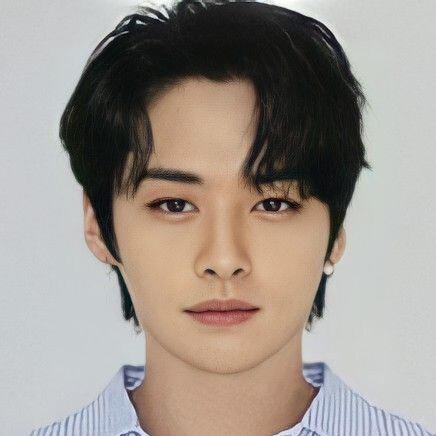
#> input picture Tareas/Images/face1.jpg, 436 x 436 px, found by its file name
$ jupyter execute TAM_040925.ipynb   (shell and % lines are left out)
#> lines starting #> are read from the running program, lines starting #| are printed output that depends on the picture; long printed decimals are rounded
<a href="https://colab.research.google.com/github/GabrielaRomoM/TAM-2025-2/blob/main/Class_Exercises/TAM_040925.ipynb" target="_parent"></a>

# Librerias

[cell 1]
import numpy as np
import matplotlib.pyplot as plt
import matplotlib.image as mpimg
from PIL import Image

[cell 2]
# import shutil
# shutil.rmtree('/content/TAM-2025-2')

# Carga de Imágenes

[cell 3]
# Función para cargar y redimensionar (al mismo tamaño para todas las imágenes)
def load_and_resize(path, size=(200,200)):
#> called with size = (200, 200)
    img = Image.open(path).resize(size)
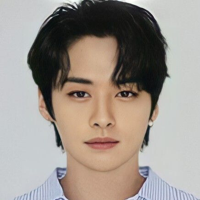
#> img: PIL image 200x200 RGB; mean R, G, B 157.1, 148.3, 140.9
    return np.array(img)

# Cargar imágenes redimensionadas
face1 = load_and_resize('/content/TAM-2025-2/Tareas/Images/face1.jpg')
face2 = load_and_resize('/content/TAM-2025-2/Tareas/Images/face2.jpg')
#> call 2 of load_and_resize, with size = (200, 200)
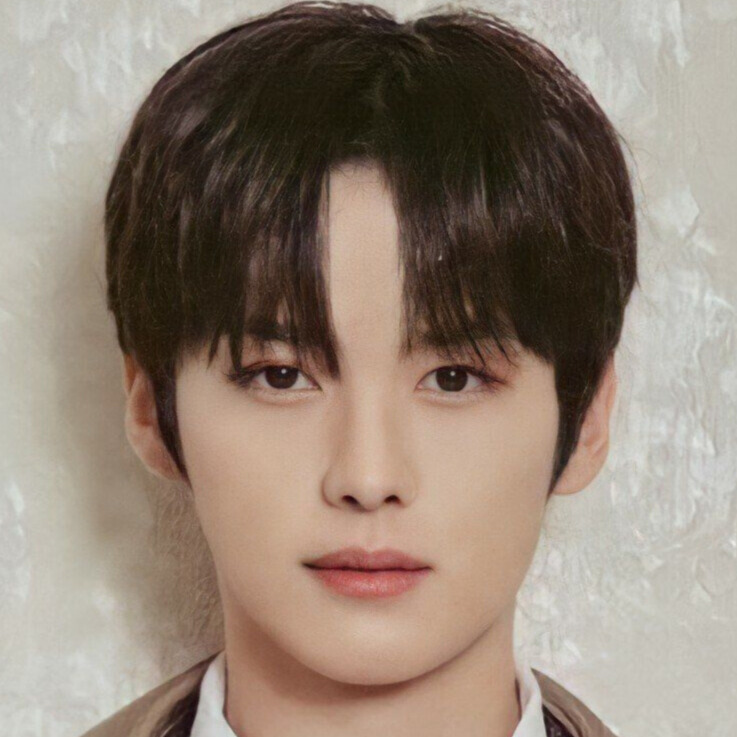
#> input picture Tareas/Images/face2.jpg, 737 x 737 px, found by its file name
face3 = load_and_resize('/content/TAM-2025-2/Tareas/Images/face3.jpg')
#> call 3 of load_and_resize, with size = (200, 200)
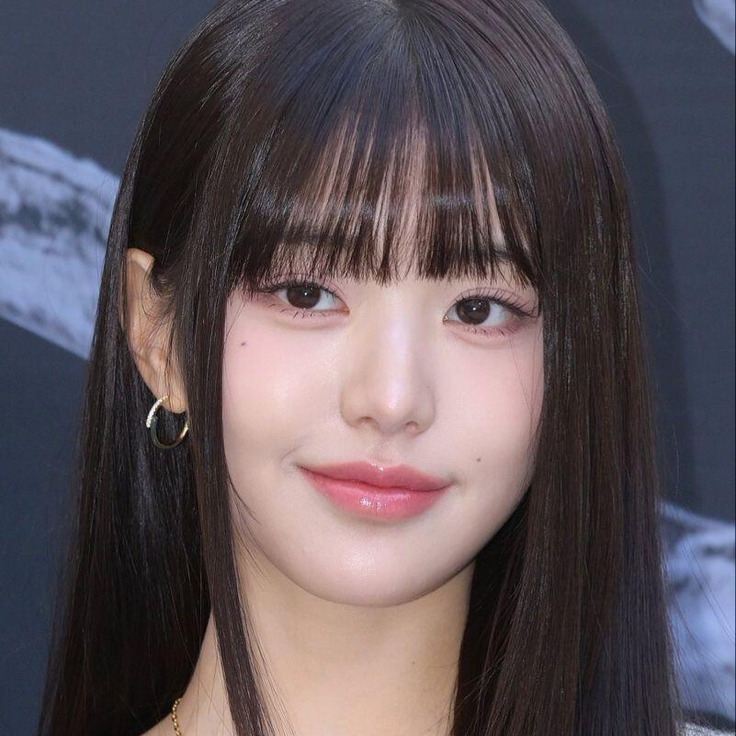
#> input picture Tareas/Images/face3.jpg, 736 x 736 px, found by its file name

# Aplanar imágenes en vectores
vec1 = face1.flatten()
vec2 = face2.flatten()
vec3 = face3.flatten()

# Parte 1: Proyección Lineal con vectores

Proyección lineal en 2D con dos métodos:
1. Solución Analítica (Mínimos Cuadrados)
2. Solución Iterativa

## Cálculos para ambos métodos

[cell 4]
# 1. DEFINICIÓN DE VECTORES
# Se busca proyectar el vector y (Xn) sobre la dirección definida por a (Xm)
y = np.array([3, 2])
a = np.array([5, 6])      # Nota: a no puede ser (0,0)

# Comprobación básica (evitar división por cero en la normalización)
if np.linalg.norm(a) < 1e-12:
    raise ValueError("El vector 'a' no puede ser el vector nulo.")

# Se reescribe de forma matricial
A = a.reshape(-1, 1)  # Es una matriz con una sola columna (a)


# 2. SOLUCIÓN ANALÍTICA (Mínimos Cuadrados)
'''
- Según la expresión teórica: α* = argmin ||y - αa||^2
    => α* = (a^T y) / (a^T a)
- En forma matricial, x* = (A^T A)^{-1} A^T y.
- La proyección es entonces: y_proj = A x*
'''
AtA = A.T @ A                       # escalar (1x1) en este caso
AtY = A.T @ y                       # escalar (1x1)
x_star_analitico = np.linalg.solve(AtA, AtY)  # equivalente a (AtA)^{-1} AtY
y_proj_analitico = (A @ x_star_analitico).ravel()


# 3. SOLUCIÓN ITERATIVA (Descenso por Gradiente)
'''
- Se define la función de costo: J(α) = ||y - αa||^2
- Su gradiente respecto a α es: dJ/dα = -2 a^T y + 2 α (a^T a)
- La regla de actualización iterativa es: α_{t+1} = α_t - η dJ/dα
'''
x_k = np.array([0.0])  # Inicialización (escalar porque el subespacio es 1D)
lr = 0.1 / (np.linalg.norm(A, 2) ** 2) # Tasa de Aprendizaje
max_iter = 20  #Número de iteraciones

# Se guarda el historial para visualizar trayectoria y convergencia
hist_x = [x_k.copy()]
hist_proj = [ (A @ x_k).ravel() ]

for it in range(max_iter):
    grad = A.T @ (A @ x_k - y)     # gradiente en el punto actual
    x_next = x_k - lr * grad       # actualización de trayectoria
    hist_x.append(x_next.copy())
    hist_proj.append( (A @ x_next).ravel() )
    x_k = x_next

# Se guarda el número de iteraciones y la solución iterativa final
iteraciones = len(hist_x) - 1
x_star_iter = x_k
y_proj_iter = (A @ x_star_iter).ravel()


# 4. RESULTADOS
# Se imprimen los resultados de ambas soluciones.
print("\n=== DATOS ===")
print(f"y (Xn)            = {y}")
print(f"a (Xm)            = {a}")
print("\n=== SOLUCIÓN ANALÍTICA  ===")
print(f"x*/α (analítico)  = {x_star_analitico[0]:.5f}")

print("\n=== SOLUCIÓN ITERATIVA ===")
print(f"iteraciones            = {iteraciones}")
print(f"LR utilizado           = {lr:.5e}")
print(f"x*/α (iterativo)       = {x_star_iter[0]:.5f}\n")

## Proyección Vectorial en 2D

[cell 5]
# 5. VISUALIZACIÓN GEOMÉTRICA EN 2D
'''
Se muestran: Vector original y (Xn), Vector base a (Xm),
Proyección analítica, Proyección iterativa y Recta que define el subespacio generado por a
'''

plt.figure(figsize=(6,6))
# Origen
plt.scatter(0, 0, c="black", label="Origen")
# Vector Xn (a proyectar)
plt.quiver(0, 0, y[0], y[1], angles="xy", scale_units="xy", scale=1,
           color="red", label="Vector Xn")
# Vector Xm (dirección de la recta)
plt.quiver(0, 0, a[0], a[1], angles="xy", scale_units="xy", scale=1,
           color="blue", label="Vector Xm")
# Proyección analítica (verde)
plt.quiver(0, 0, y_proj_analitico[0], y_proj_analitico[1], angles="xy",
           scale_units="xy", scale=1, color="green", label="Proyección Analítica")
plt.scatter(y_proj_analitico[0], y_proj_analitico[1], c="green", marker="*", s=100)
# Proyección iterativa (morado)
plt.quiver(0, 0, y_proj_iter[0], y_proj_iter[1], angles="xy",
           scale_units="xy", scale=1, color="purple", label="Proyección Iterativa")
plt.scatter(y_proj_iter[0], y_proj_iter[1], c="purple", marker="x", s=100)
# Línea de proyección (span de a)
t = np.linspace(-5, 5, 100)
line_points = np.outer(t, a)
plt.plot(line_points[:,0], line_points[:,1], color="orange", label="Línea de Proyección")

# Configuración del plano
plt.axhline(0, color="gray", linewidth=0.5) ; plt.axvline(0, color="gray", linewidth=0.5)
plt.gca().set_aspect('equal', adjustable='box')
plt.xlim(-5, 8) ; plt.ylim(-5, 8)
plt.xlabel("Eje X"); plt.ylabel("Eje Y")
plt.title("Proyección Vectorial (2D)")
plt.legend(); plt.grid(True); plt.show()
#> after `plt.legend()`:
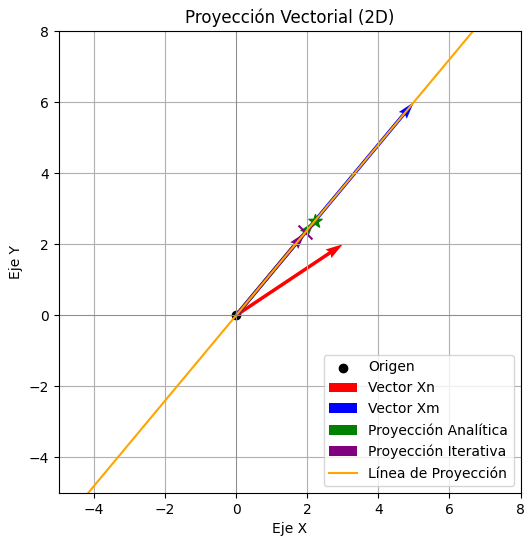
#> figure drawn by matplotlib, 1 panel; curve peaks at x = 25, y = 30

## Visualización función de costo

[cell 6]
# 6. VISUALIZACIÓN DE LA FUNCIÓN DE COSTO (parábola)
'''
Se visualiza
  - Curva de la parábola
  - Puntos recorridos en cada iteración del descenso por gradiente
  - Mínimo analítico
'''

# Extraer escalares (xs) de las iteraciones
xs_iter = np.array([float(xi.item()) for xi in hist_x])
# Calcular costo en cada iteración
costs_iter = np.array([
    0.5 * np.linalg.norm(A @ np.array([x_k]) - y)**2
    for x_k in xs_iter
])

# Construir parábola en un rango centrado en el óptimo
x_min = min(xs_iter) - 0.5; x_max = max(xs_iter) + 0.5
x_range = np.linspace(x_min, x_max, 400)
cost_range = [0.5 * np.linalg.norm(A @ np.array([xx]) - y)**2 for xx in x_range]

# Mínimo analítico (óptimo)
x_opt = float(x_star_analitico[0])
cost_opt = 0.5 * np.linalg.norm(A @ np.array([x_opt]) - y)**2

# Vectores
print(f"Mínimo analítico = {x_opt:.5f}\n"); print(f"Mínimo iterativo = {float(x_k[0]):.5f}\n")

# Graficar
plt.figure(figsize=(7,5))
plt.plot(x_range, cost_range, label="Función de costo", color="blue")
# Puntos de iteración (rojos)
plt.scatter(xs_iter, costs_iter, color="red", marker=".", s=40, label= "Iteración")
# Punto mínimo analítico (verde)
plt.scatter(x_opt, cost_opt, color="green", marker="X", s=40, label="Mínimo Analítico")

plt.xlabel("Coeficiente escalar (x)"); plt.ylabel("Costo (Error)")
plt.title("Descenso por Gradiente para Proyección Vectorial")
plt.legend(); plt.grid(True); plt.show()
#> after `plt.legend()`:
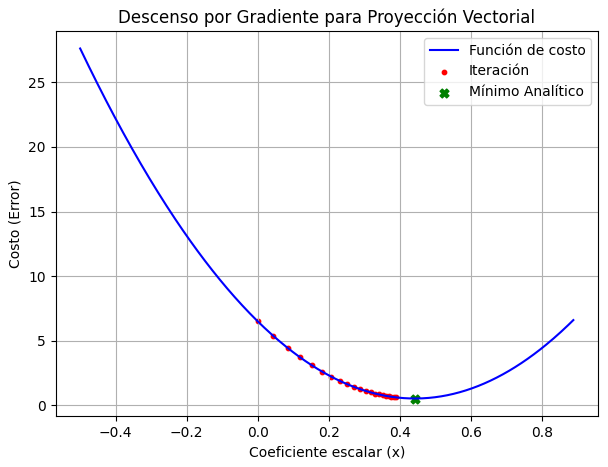
#> figure drawn by matplotlib, 1 panel; curve peaks at x = -0.5, y = 27.63

# Parte 2: Proyección Lineal con Imágenes

Proyección líneal de dos imágenes con dos métodos:
1. Solución Analítica (Solo cálculo de α)
2. Solución Iterativa (Incluye gráfica de función de costo)

## Cálculos para ambos métodos

[cell 7]
# 1. DEFINICIÓN DE VECTORES
'''
En este caso se proyecta el vector 'vec1' (imagen 1 en forma vectorial)
sobre la dirección definida por 'vec2' (imagen 2 en forma vectorial).
Es decir, buscamos α que minimice ||y - αa||^2, donde y = vec1 y a = vec2.
'''
y1 = vec1.astype(float)   # vector a proyectar
a1 = vec2.astype(float)   # dirección del subespacio (no puede ser nulo)

# Validación para evitar el vector nulo
if np.linalg.norm(a1) < 1e-12:
    raise ValueError("El vector 'a' no puede ser el vector nulo.")

# Se reescribe de forma matricial
A1 = a1.reshape(-1, 1) # A es una matriz con una sola columna (el vector a)


# 2. SOLUCIÓN ANALÍTICA (mínimos cuadrados)
'''
De la teoría:
  α* = argmin ||y - αa||^2
  => α* = (a^T y) / (a^T a)
En forma matricial general: x* = (A^T A)^{-1} A^T y
La proyección se obtiene como: y_proj = A x*
'''
AtA_1 = A1.T @ A1
#> AtA_1 = [2.61e+09]
AtY_1 = A1.T @ y1
#> AtY_1 = [2.81e+09]
x_star_analitico_1 = np.linalg.solve(AtA_1, AtY_1)  # escalar óptimo
#> x_star_analitico_1 = [1.07]
y_proj_analitico_1 = (A1 @ x_star_analitico_1).ravel()


# 3. SOLUCIÓN ITERATIVA (descenso por gradiente)
'''
Se define la función de costo: J(α) = ||y - αa||^2
Gradiente respecto a α: dJ/dα = -2 a^T y + 2 α (a^T a)
Regla de actualización: α_{t+1} = α_t - η dJ/dα
'''
x_k_1 = np.array([0.0])  # inicialización del escalar
lr_1 = 0.1 / (np.linalg.norm(A1, 2) ** 2) # Tasa de aprendizaje establecida en función de ||A||^2
#> lr_1 = 3.82e-11
tol = 1e-10
max_iter_1 = 50

# Historial para visualizar trayectoria de convergencia
hist_x_1 = [x_k_1.copy()]

for it in range(max_iter_1):
    grad1 = A1.T @ (A1 @ x_k_1 - y1)   # gradiente en el punto actual
    x_next_1 = x_k_1 - lr_1 * grad1     # actualización de trayectoria
    hist_x_1.append(x_next_1.copy())
    if np.linalg.norm(x_next_1 - x_k_1) < tol:
        x_k_1= x_next_1
        break
    x_k_1 = x_next_1
#> this loop made 50 passes
#> (grad1, x_next_1) on passes 1 to 12: ([-2.81e+09], [0.107]), ([-2.52e+09], [0.204]), ([-2.27e+09], [0.291]), ([-2.05e+09], [0.369]), ([-1.84e+09], [0.439]), ([-1.66e+09], [0.503]), ([-1.49e+09], [0.56]), ([-1.34e+09], [0.611]), ([-1.21e+09], [0.657]), ([-1.09e+09], [0.699]), ([-978132910.6], [0.736]), ([-880319619.6], [0.77])
#> after the loop, hist_x_1 = 51 items, first 6: [0], [0.107], [0.204], [0.291], [0.369], [0.439]

# Resultado de la solución iterativa
iteraciones1 = len(hist_x_1) - 1
#> iteraciones1 = 50
x_star_iter1 = x_k_1
#> x_star_iter1 = [1.07]
y_proj_iter1 = (A1 @ x_star_iter1).ravel()

# 4. RESULTADOS
print("\n=== DATOS ===")
print(f"y (Imagen 1)            = {y}")
print(f"a (Imagen 2)            = {a}")
print("\n=== SOLUCIÓN ANALÍTICA ===")
print(f"x*/α (analítico)        = {x_star_analitico_1[0]:.5f}")
#| x*/α (analítico)        = 1.073

print("\n=== SOLUCIÓN ITERATIVA ===")
print(f"iteraciones            = {iteraciones1}")
#| iteraciones            = 50
print(f"LR utilizado           = {lr_1:.5e}")
#| LR utilizado           = 3.82499e-11
print(f"x*/α (iterativo)       = {x_star_iter1[0]:.5f}")
#| x*/α (iterativo)       = 1.067

## Visualización función de costo

[cell 8]
# 5. VISUALIZACIÓN PARABÓLICA DEL COSTO
'''
Se grafican:
  - La curva de la función de costo
  - Los puntos alcanzados en cada iteración del descenso por gradiente
  - El mínimo analítico (punto óptimo).
'''
# Extraer xs escalares de las iteraciones
xs_iter1 = np.array([float(xi1.item()) for xi1 in hist_x_1])
#> xs_iter1 = 51 values from 0 to 1.07
# Calcular costo en cada iteración
costs_iter1 = np.array([
    0.5 * np.linalg.norm(A1 @ np.array([x_k_1]) - y1)**2
    for x_k_1 in xs_iter1
])
#> costs_iter1 = 51 values, max 1.63e+09 at index 0, min 126079052.1 at index 50, mean 281353752.9

# Construcción de la parábola en un rango centrado en las iteraciones
x_min1 = min(xs_iter1) - 0.5; x_max1 = max(xs_iter1) + 0.5
#> after `x_min1 = min(xs_iter1) - 0.5`: x_min1 = -0.5
#> after `x_max1 = max(xs_iter1) + 0.5`: x_max1 = 1.57
x_range1 = np.linspace(x_min1, x_max1, 200)
#> x_range1 = 200 values from -0.5 to 1.57
cost_range1 = [0.5 * np.linalg.norm(A1 @ np.array([xx1]) - y1)**2 for xx1 in x_range1]
#> cost_range1 = 200 values, max 3.36e+09 at index 0, min 126062334.6 at index 151, mean 976494308.9
# Punto mínimo analítico
x_opt1 = float(x_star_analitico_1[0])
#> x_opt1 = 1.07
cost_opt1 = 0.5 * np.linalg.norm(A1 @ np.array([x_opt1]) - y1)**2
#> cost_opt1 = 126039076.4

# Vectores
print(f"Mínimo analítico = {x_opt1:.5f}\n"); print(f"Mínimo iterativo = {float(x_k_1[0]):.5f}\n")
#| Mínimo analítico = 1.073
#| Mínimo iterativo = 1.067

# Graficar
plt.figure(figsize=(7,5))
plt.plot(x_range1, cost_range1, label="Función de costo (Error cuadrático)", color="blue")

# Puntos de iteración (rojos)
plt.scatter(xs_iter1, costs_iter1, color="red", marker=".", s=40, label="Iteración")
# Punto mínimo analítico (verde)
plt.scatter(x_opt1, cost_opt1, color="green", marker="X", s=40, label="Mínimo Analítico")

plt.xlabel("Coeficiente escalar (x)"); plt.ylabel("Costo (Error Cuadrático)")
plt.title("Descenso por Gradiente para Proyección de Imágenes")
plt.legend(); plt.grid(True); plt.show()
#> after `plt.legend()`:
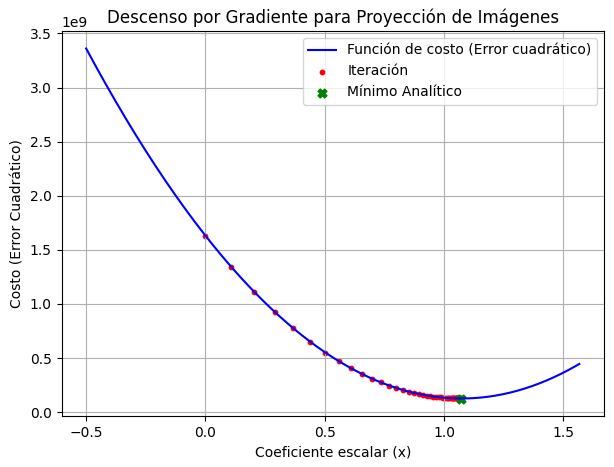
#> figure drawn by matplotlib, 1 panel; curve peaks at x = -0.5, y = 3.36e+09
